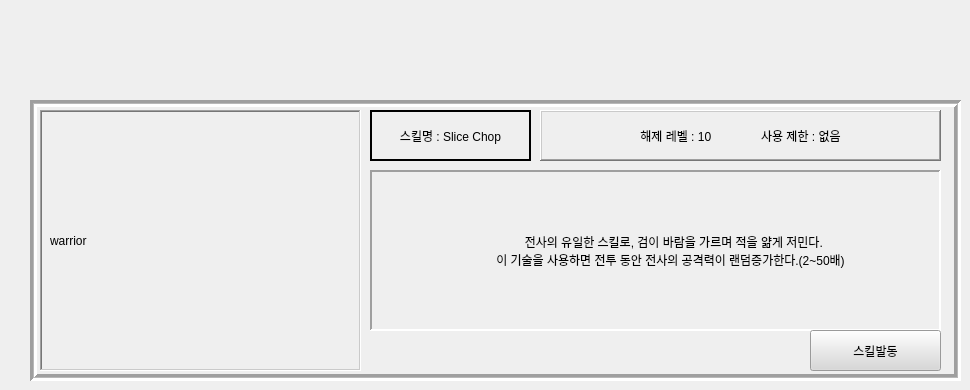
   <widget class="QWidget" name="page_2">
    <widget class="QFrame" name="frame_0">
     <property name="geometry">
      <rect>
       <x>30</x>
       <y>100</y>
       <width>931</width>
       <height>281</height>
      </rect>
     </property>
     <property name="styleSheet">
      <string notr="true"/>
     </property>
     <property name="frameShape">
      <enum>QFrame::Box</enum>
     </property>
     <property name="frameShadow">
      <enum>QFrame::Sunken</enum>
     </property>
     <property name="lineWidth">
      <number>3</number>
     </property>
     <property name="midLineWidth">
      <number>1</number>
     </property>
     <widget class="QFrame" name="lb_frame_0">
      <property name="geometry">
       <rect>
        <x>10</x>
        <y>10</y>
        <width>321</width>
        <height>261</height>
       </rect>
      </property>
      <property name="frameShape">
       <enum>QFrame::WinPanel</enum>
      </property>
      <property name="frameShadow">
       <enum>QFrame::Sunken</enum>
      </property>
      <property name="lineWidth">
       <number>2</number>
      </property>
      <property name="midLineWidth">
       <number>1</number>
      </property>
      <widget class="QLabel" name="gif_0">
       <property name="geometry">
        <rect>
         <x>10</x>
         <y>10</y>
         <width>301</width>
         <height>241</height>
        </rect>
       </property>
       <property name="text">
        <string>warrior</string>
       </property>
      </widget>
     </widget>
     <widget class="QFrame" name="frame_0_1">
      <property name="geometry">
       <rect>
        <x>340</x>
        <y>10</y>
        <width>161</width>
        <height>51</height>
       </rect>
      </property>
      <property name="frameShape">
       <enum>QFrame::WinPanel</enum>
      </property>
      <property name="frameShadow">
       <enum>QFrame::Plain</enum>
      </property>
      <property name="lineWidth">
       <number>2</number>
      </property>
      <property name="midLineWidth">
       <number>1</number>
      </property>
      <widget class="QLabel" name="Slice_chop">
       <property name="geometry">
        <rect>
         <x>0</x>
         <y>10</y>
         <width>161</width>
         <height>31</height>
        </rect>
       </property>
       <property name="text">
        <string>스킬명 : Slice Chop</string>
       </property>
       <property name="alignment">
        <set>Qt::AlignCenter</set>
       </property>
      </widget>
     </widget>
     <widget class="QFrame" name="frame_0_2">
      <property name="geometry">
       <rect>
        <x>510</x>
        <y>10</y>
        <width>401</width>
        <height>51</height>
       </rect>
      </property>
      <property name="autoFillBackground">
       <bool>false</bool>
      </property>
      <property name="frameShape">
       <enum>QFrame::WinPanel</enum>
      </property>
      <property name="frameShadow">
       <enum>QFrame::Raised</enum>
      </property>
      <property name="lineWidth">
       <number>2</number>
      </property>
      <property name="midLineWidth">
       <number>1</number>
      </property>
      <widget class="QLabel" name="skill_info_0">
       <property name="geometry">
        <rect>
         <x>10</x>
         <y>10</y>
         <width>381</width>
         <height>31</height>
        </rect>
       </property>
       <property name="text">
        <string>해제 레벨 : 10               사용 제한 : 없음</string>
       </property>
       <property name="alignment">
        <set>Qt::AlignCenter</set>
       </property>
       <property name="wordWrap">
        <bool>true</bool>
       </property>
      </widget>
     </widget>
     <widget class="QFrame" name="frame_0_3">
      <property name="geometry">
       <rect>
        <x>340</x>
        <y>70</y>
        <width>571</width>
        <height>161</height>
       </rect>
      </property>
      <property name="frameShape">
       <enum>QFrame::Panel</enum>
      </property>
      <property name="frameShadow">
       <enum>QFrame::Sunken</enum>
      </property>
      <property name="lineWidth">
       <number>2</number>
      </property>
      <property name="midLineWidth">
       <number>3</number>
      </property>
      <widget class="QLabel" name="skill_info_0_1">
       <property name="geometry">
        <rect>
         <x>90</x>
         <y>40</y>
         <width>421</width>
         <height>81</height>
        </rect>
       </property>
       <property name="text">
        <string>  전사의 유일한 스킬로, 검이 바람을 가르며 적을 얆게 저민다.                                         이 기술을 사용하면 전투 동안 전사의 공격력이 랜덤증가한다.(2~50배)</string>
       </property>
       <property name="alignment">
        <set>Qt::AlignCenter</set>
       </property>
       <property name="wordWrap">
        <bool>true</bool>
       </property>
      </widget>
     </widget>
     <widget class="QPushButton" name="skill_btn_warrior_slice_chop">
      <property name="geometry">
       <rect>
        <x>780</x>
        <y>230</y>
        <width>131</width>
        <height>41</height>
       </rect>
      </property>
      <property name="styleSheet">
       <string notr="true">background-color: rgb(216, 216, 216);</string>
      </property>
      <property name="text">
       <string>스킬발동</string>
      </property>
      <property name="checkable">
       <bool>false</bool>
      </property>
      <property name="checked">
       <bool>false</bool>
      </property>
     </widget>
     <widget class="QLabel" name="label">
      <property name="geometry">
       <rect>
        <x>340</x>
        <y>230</y>
        <width>41</width>
        <height>41</height>
       </rect>
      </property>
      <property name="text">
       <string/>
      </property>
      <property name="pixmap">
       <pixmap>../../../../Downloads/Map_tile_48.png</pixmap>
      </property>
      <property name="scaledContents">
       <bool>true</bool>
      </property>
     </widget>
     <widget class="QLabel" name="label_2">
      <property name="geometry">
       <rect>
        <x>380</x>
        <y>230</y>
        <width>41</width>
        <height>41</height>
       </rect>
      </property>
      <property name="text">
       <string/>
      </property>
      <property name="pixmap">
       <pixmap>../../../../Downloads/Map_tile_48.png</pixmap>
      </property>
      <property name="scaledContents">
       <bool>true</bool>
      </property>
     </widget>
     <widget class="QLabel" name="label_3">
      <property name="geometry">
       <rect>
        <x>420</x>
        <y>230</y>
        <width>41</width>
        <height>41</height>
       </rect>
      </property>
      <property name="text">
       <string/>
      </property>
      <property name="pixmap">
       <pixmap>../../../../Downloads/Map_tile_48.png</pixmap>
      </property>
      <property name="scaledContents">
       <bool>true</bool>
      </property>
     </widget>
     <widget class="QLabel" name="label_4">
      <property name="geometry">
       <rect>
        <x>540</x>
        <y>230</y>
        <width>41</width>
        <height>41</height>
       </rect>
      </property>
      <property name="text">
       <string/>
      </property>
      <property name="pixmap">
       <pixmap>../../../../Downloads/Map_tile_48.png</pixmap>
      </property>
      <property name="scaledContents">
       <bool>true</bool>
      </property>
     </widget>
     <widget class="QLabel" name="label_5">
      <property name="geometry">
       <rect>
        <x>500</x>
        <y>230</y>
        <width>41</width>
        <height>41</height>
       </rect>
      </property>
      <property name="text">
       <string/>
      </property>
      <property name="pixmap">
       <pixmap>../../../../Downloads/Map_tile_48.png</pixmap>
      </property>
      <property name="scaledContents">
       <bool>true</bool>
      </property>
     </widget>
     <widget class="QLabel" name="label_6">
      <property name="geometry">
       <rect>
        <x>460</x>
        <y>230</y>
        <width>41</width>
        <height>41</height>
       </rect>
      </property>
      <property name="text">
       <string/>
      </property>
      <property name="pixmap">
       <pixmap>../../../../Downloads/Map_tile_48.png</pixmap>
      </property>
      <property name="scaledContents">
       <bool>true</bool>
      </property>
     </widget>
     <widget class="QLabel" name="label_18">
      <property name="geometry">
       <rect>
        <x>660</x>
        <y>230</y>
        <width>41</width>
        <height>41</height>
       </rect>
      </property>
      <property name="text">
       <string/>
      </property>
      <property name="pixmap">
       <pixmap>../../../../Downloads/Map_tile_48.png</pixmap>
      </property>
      <property name="scaledContents">
       <bool>true</bool>
      </property>
     </widget>
     <widget class="QLabel" name="label_19">
      <property name="geometry">
       <rect>
        <x>620</x>
        <y>230</y>
        <width>41</width>
        <height>41</height>
       </rect>
      </property>
      <property name="text">
       <string/>
      </property>
      <property name="pixmap">
       <pixmap>../../../../Downloads/Map_tile_48.png</pixmap>
      </property>
      <property name="scaledContents">
       <bool>true</bool>
      </property>
     </widget>
     <widget class="QLabel" name="label_44">
      <property name="geometry">
       <rect>
        <x>580</x>
        <y>230</y>
        <width>41</width>
        <height>41</height>
       </rect>
      </property>
      <property name="text">
       <string/>
      </property>
      <property name="pixmap">
       <pixmap>../../../../Downloads/Map_tile_48.png</pixmap>
      </property>
      <property name="scaledContents">
       <bool>true</bool>
      </property>
     </widget>
     <widget class="QLabel" name="label_46">
      <property name="geometry">
       <rect>
        <x>700</x>
        <y>230</y>
        <width>41</width>
        <height>41</height>
       </rect>
      </property>
      <property name="text">
       <string/>
      </property>
      <property name="pixmap">
       <pixmap>../../../../Downloads/Map_tile_48.png</pixmap>
      </property>
      <property name="scaledContents">
       <bool>true</bool>
      </property>
     </widget>
     <widget class="QLabel" name="label_47">
      <property name="geometry">
       <rect>
        <x>740</x>
        <y>230</y>
        <width>41</width>
        <height>41</height>
       </rect>
      </property>
      <property name="text">
       <string/>
      </property>
      <property name="pixmap">
       <pixmap>../../../../Downloads/Map_tile_48.png</pixmap>
      </property>
      <property name="scaledContents">
       <bool>true</bool>
      </property>
     </widget>
    </widget>
   </widget>
